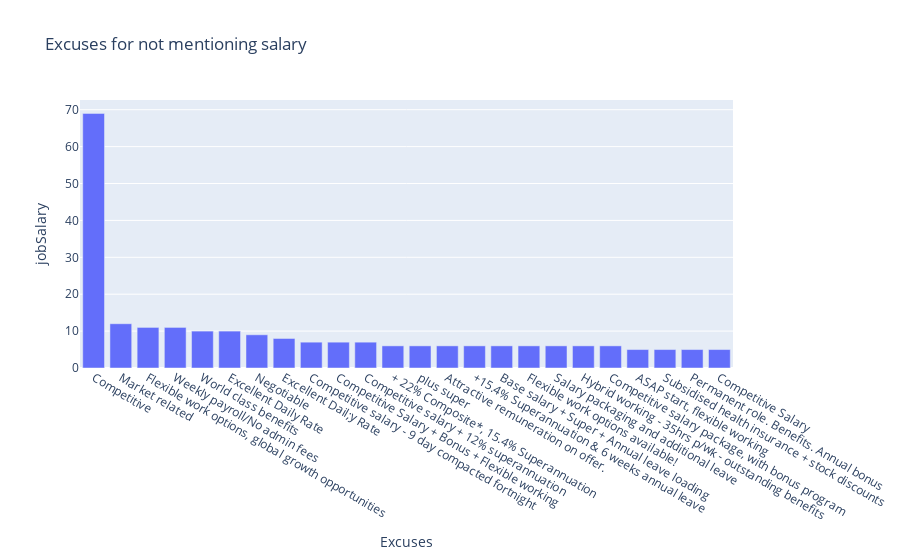

The notebook cell saved with this chart:
### Code cell
# get rid of those where jobSalary column is Unknown
not_valid_sals = df[(df['jobSalary'] != 'Unknown') & (df['per_annum'] == 0)]
excuses = not_valid_sals['jobSalary'].value_counts()
# get from excuses where there is no alphanumeric character
excuses = excuses[excuses.index.str.contains('[a-zA-Z]')]
# get the top 25 excuses
excuses = excuses[:25]
# drop the row where the index contains 55k 
excuses = excuses.drop(excuses.index[excuses.index.str.contains('55k')])
# write excuses to csv
excuses.to_csv('excuses.csv')
# rename index as job count
excuses.index.name = 'Excuses'
# plot the excuses as a bar chart
fig = px.bar(excuses, x=excuses.index, y='jobSalary', title='Excuses for not mentioning salary')
fig.show()

### Figure 1 — Plotly figure (JSON) as saved in the notebook; plotly's stock layout.template omitted (floating-point values rounded to 4 significant figures)
{"data": [{"alignmentgroup": "True", "hovertemplate": "Excuses=%{x}<br>jobSalary=%{y}<extra></extra>", "legendgroup": "", "marker": {"color": "#636efa", "pattern": {"shape": ""}}, "name": "", "offsetgroup": "", "orientation": "v", "showlegend": false, "textposition": "auto", "type": "bar", "x": ["Competitive", "Market related", "Flexible work options, global growth opportunities", "Weekly payroll/No admin fees", "World class benefits", "Excellent Daily Rate", "Negotiable", "Excellent Dail;y Rate", "Competitive salary - 9 day compacted fortnight", "Competitive Salary + Bonus + Flexible working", "Competitive salary + 12% superannuation ", "+ 22% Composite*, 15.4% Superannuation", "plus super", "Attractive remuneration on offer.", "+15.4% Superannuation & 6 weeks annual leave", "Base salary + Super + Annual leave loading", "Flexible work options available!", "Salary packaging and additional leave", "Hybrid working - 35hrs p/wk - outstanding benefits", "Competitive salary package, with bonus program", "ASAP start, flexible working ", "Subsidised health insurance + stock discounts", "Permanent role. Benefits. Annual bonus", "Competitive Salary"], "xaxis": "x", "y": [69, 12, 11, 11, 10, 10, 9, 8, 7, 7, 7, 6, 6, 6, 6, 6, 6, 6, 6, 6, 5, 5, 5, 5], "yaxis": "y"}], "layout": {"barmode": "relative", "legend": {"tracegroupgap": 0}, "title": {"text": "Excuses for not mentioning salary"}, "xaxis": {"anchor": "y", "domain": [0, 1], "title": {"text": "Excuses"}}, "yaxis": {"anchor": "x", "domain": [0, 1], "title": {"text": "jobSalary"}}}}
